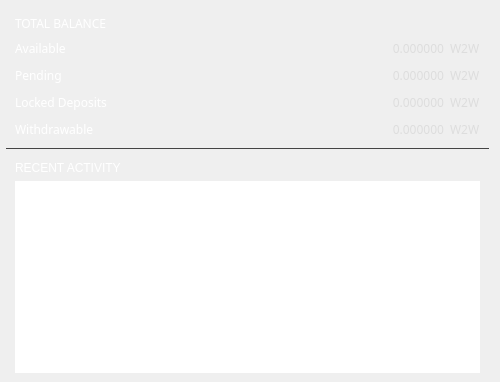
          <widget class="QGroupBox" name="groupBox_1">
           <property name="sizePolicy">
            <sizepolicy hsizetype="Preferred" vsizetype="Expanding">
             <horstretch>0</horstretch>
             <verstretch>0</verstretch>
            </sizepolicy>
           </property>
           <property name="minimumSize">
            <size>
             <width>500</width>
             <height>0</height>
            </size>
           </property>
           <property name="maximumSize">
            <size>
             <width>500</width>
             <height>16777215</height>
            </size>
           </property>
           <property name="styleSheet">
            <string notr="true">border: none;
padding: 0px;</string>
           </property>
           <layout class="QVBoxLayout" name="verticalLayout_4">
            <property name="leftMargin">
             <number>6</number>
            </property>
            <property name="topMargin">
             <number>6</number>
            </property>
            <property name="bottomMargin">
             <number>0</number>
            </property>
            <item>
             <widget class="QGroupBox" name="ov_fundsBox">
              <property name="sizePolicy">
               <sizepolicy hsizetype="Preferred" vsizetype="Preferred">
                <horstretch>0</horstretch>
                <verstretch>0</verstretch>
               </sizepolicy>
              </property>
              <property name="styleSheet">
               <string notr="true">border-bottom: 1px solid #444;</string>
              </property>
              <property name="title">
               <string/>
              </property>
              <layout class="QGridLayout" name="gridLayout_4">
               <item row="3" column="0">
                <widget class="QLabel" name="label_pending">
                 <property name="sizePolicy">
                  <sizepolicy hsizetype="Expanding" vsizetype="Preferred">
                   <horstretch>0</horstretch>
                   <verstretch>0</verstretch>
                  </sizepolicy>
                 </property>
                 <property name="minimumSize">
                  <size>
                   <width>0</width>
                   <height>21</height>
                  </size>
                 </property>
                 <property name="font">
                  <font>
                   <family>Poppins</family>
                  </font>
                 </property>
                 <property name="styleSheet">
                  <string notr="true">color: #fff;
            background: transparent;
            
            
            border: none;
</string>
                 </property>
                 <property name="text">
                  <string>Pending</string>
                 </property>
                </widget>
               </item>
               <item row="4" column="2">
                <widget class="QLabel" name="m_tickerLabel2">
                 <property name="sizePolicy">
                  <sizepolicy hsizetype="Preferred" vsizetype="Preferred">
                   <horstretch>0</horstretch>
                   <verstretch>0</verstretch>
                  </sizepolicy>
                 </property>
                 <property name="minimumSize">
                  <size>
                   <width>0</width>
                   <height>21</height>
                  </size>
                 </property>
                 <property name="font">
                  <font>
                   <family>Poppins</family>
                  </font>
                 </property>
                 <property name="styleSheet">
                  <string notr="true">color: #ddd;
            background: transparent;
            
            
            border: none;</string>
                 </property>
                 <property name="text">
                  <string notr="true">W2W</string>
                 </property>
                </widget>
               </item>
               <item row="2" column="0">
                <widget class="QLabel" name="label_available">
                 <property name="sizePolicy">
                  <sizepolicy hsizetype="Expanding" vsizetype="Preferred">
                   <horstretch>0</horstretch>
                   <verstretch>0</verstretch>
                  </sizepolicy>
                 </property>
                 <property name="minimumSize">
                  <size>
                   <width>0</width>
                   <height>21</height>
                  </size>
                 </property>
                 <property name="font">
                  <font>
                   <family>Poppins</family>
                  </font>
                 </property>
                 <property name="styleSheet">
                  <string notr="true">color: #fff;
            background: transparent;
            
            
            border: none;
</string>
                 </property>
                 <property name="text">
                  <string>Available</string>
                 </property>
                </widget>
               </item>
               <item row="0" column="0" colspan="2">
                <widget class="QLabel" name="title_totalBalance">
                 <property name="minimumSize">
                  <size>
                   <width>250</width>
                   <height>0</height>
                  </size>
                 </property>
                 <property name="maximumSize">
                  <size>
                   <width>250</width>
                   <height>16777215</height>
                  </size>
                 </property>
                 <property name="font">
                  <font>
                   <family>Poppins</family>
                  </font>
                 </property>
                 <property name="styleSheet">
                  <string notr="true">color: #fff;
            background: transparent;
            
            
            border: none;
            text-align: left;
            </string>
                 </property>
                 <property name="text">
                  <string>TOTAL BALANCE</string>
                 </property>
                </widget>
               </item>
               <item row="5" column="1">
                <widget class="QLabel" name="m_unlockedDeposits">
                 <property name="minimumSize">
                  <size>
                   <width>0</width>
                   <height>21</height>
                  </size>
                 </property>
                 <property name="font">
                  <font>
                   <family>Poppins</family>
                  </font>
                 </property>
                 <property name="styleSheet">
                  <string notr="true">color: #ddd;
            background: transparent;
            
            
            border: none;</string>
                 </property>
                 <property name="text">
                  <string notr="true">0.000000</string>
                 </property>
                 <property name="alignment">
                  <set>Qt::AlignRight|Qt::AlignTrailing|Qt::AlignVCenter</set>
                 </property>
                </widget>
               </item>
               <item row="5" column="2">
                <widget class="QLabel" name="m_tickerLabel4">
                 <property name="sizePolicy">
                  <sizepolicy hsizetype="Preferred" vsizetype="Preferred">
                   <horstretch>0</horstretch>
                   <verstretch>0</verstretch>
                  </sizepolicy>
                 </property>
                 <property name="minimumSize">
                  <size>
                   <width>0</width>
                   <height>21</height>
                  </size>
                 </property>
                 <property name="font">
                  <font>
                   <family>Poppins</family>
                  </font>
                 </property>
                 <property name="styleSheet">
                  <string notr="true">color: #ddd;
            background: transparent;
            
            
            border: none;</string>
                 </property>
                 <property name="text">
                  <string notr="true">W2W</string>
                 </property>
                </widget>
               </item>
               <item row="3" column="1">
                <widget class="QLabel" name="m_lockedBalance">
                 <property name="minimumSize">
                  <size>
                   <width>0</width>
                   <height>21</height>
                  </size>
                 </property>
                 <property name="font">
                  <font>
                   <family>Poppins</family>
                  </font>
                 </property>
                 <property name="styleSheet">
                  <string notr="true">color: #ddd;
            background: transparent;
            
            
            border: none;</string>
                 </property>
                 <property name="text">
                  <string notr="true">0.000000</string>
                 </property>
                 <property name="alignment">
                  <set>Qt::AlignRight|Qt::AlignTrailing|Qt::AlignVCenter</set>
                 </property>
                </widget>
               </item>
               <item row="2" column="2">
                <widget class="QLabel" name="m_tickerLabel1">
                 <property name="sizePolicy">
                  <sizepolicy hsizetype="Preferred" vsizetype="Preferred">
                   <horstretch>0</horstretch>
                   <verstretch>0</verstretch>
                  </sizepolicy>
                 </property>
                 <property name="minimumSize">
                  <size>
                   <width>0</width>
                   <height>21</height>
                  </size>
                 </property>
                 <property name="font">
                  <font>
                   <family>Poppins</family>
                  </font>
                 </property>
                 <property name="styleSheet">
                  <string notr="true">color: #ddd;
            background: transparent;
            
            
            border: none;</string>
                 </property>
                 <property name="text">
                  <string notr="true">W2W</string>
                 </property>
                </widget>
               </item>
               <item row="5" column="0">
                <widget class="QLabel" name="m_depositsUnlockedTitle">
                 <property name="sizePolicy">
                  <sizepolicy hsizetype="Expanding" vsizetype="Preferred">
                   <horstretch>0</horstretch>
                   <verstretch>0</verstretch>
                  </sizepolicy>
                 </property>
                 <property name="minimumSize">
                  <size>
                   <width>0</width>
                   <height>21</height>
                  </size>
                 </property>
                 <property name="font">
                  <font>
                   <family>Poppins</family>
                  </font>
                 </property>
                 <property name="styleSheet">
                  <string notr="true">color: #fff;
            background: transparent;
            
            
            border: none;
</string>
                 </property>
                 <property name="text">
                  <string>Withdrawable</string>
                 </property>
                </widget>
               </item>
               <item row="3" column="2">
                <widget class="QLabel" name="m_tickerLabel1_2">
                 <property name="sizePolicy">
                  <sizepolicy hsizetype="Preferred" vsizetype="Preferred">
                   <horstretch>0</horstretch>
                   <verstretch>0</verstretch>
                  </sizepolicy>
                 </property>
                 <property name="minimumSize">
                  <size>
                   <width>0</width>
                   <height>21</height>
                  </size>
                 </property>
                 <property name="font">
                  <font>
                   <family>Poppins</family>
                  </font>
                 </property>
                 <property name="styleSheet">
                  <string notr="true">color: #ddd;
            background: transparent;
            
            
            border: none;</string>
                 </property>
                 <property name="text">
                  <string notr="true">W2W</string>
                 </property>
                </widget>
               </item>
               <item row="2" column="1">
                <widget class="QLabel" name="m_actualBalanceLabel">
                 <property name="minimumSize">
                  <size>
                   <width>0</width>
                   <height>21</height>
                  </size>
                 </property>
                 <property name="font">
                  <font>
                   <family>Poppins</family>
                  </font>
                 </property>
                 <property name="styleSheet">
                  <string notr="true">color: #ddd;
            background: transparent;
            
            
            border: none;</string>
                 </property>
                 <property name="text">
                  <string notr="true">0.000000</string>
                 </property>
                 <property name="alignment">
                  <set>Qt::AlignRight|Qt::AlignTrailing|Qt::AlignVCenter</set>
                 </property>
                </widget>
               </item>
               <item row="4" column="0">
                <widget class="QLabel" name="label_lockedDeposits">
                 <property name="sizePolicy">
                  <sizepolicy hsizetype="Expanding" vsizetype="Preferred">
                   <horstretch>0</horstretch>
                   <verstretch>0</verstretch>
                  </sizepolicy>
                 </property>
                 <property name="minimumSize">
                  <size>
                   <width>0</width>
                   <height>21</height>
                  </size>
                 </property>
                 <property name="font">
                  <font>
                   <family>Poppins</family>
                  </font>
                 </property>
                 <property name="styleSheet">
                  <string notr="true">color: #fff;
            background: transparent;
            
            
            border: none;
</string>
                 </property>
                 <property name="text">
                  <string>Locked Deposits</string>
                 </property>
                </widget>
               </item>
               <item row="4" column="1">
                <widget class="QLabel" name="m_lockedDeposits">
                 <property name="minimumSize">
                  <size>
                   <width>0</width>
                   <height>21</height>
                  </size>
                 </property>
                 <property name="font">
                  <font>
                   <family>Poppins</family>
                  </font>
                 </property>
                 <property name="styleSheet">
                  <string notr="true">color: #ddd;
            background: transparent;
            
            
            border: none;</string>
                 </property>
                 <property name="text">
                  <string notr="true">0.000000</string>
                 </property>
                 <property name="alignment">
                  <set>Qt::AlignRight|Qt::AlignTrailing|Qt::AlignVCenter</set>
                 </property>
                </widget>
               </item>
              </layout>
             </widget>
            </item>
            <item>
             <widget class="QGroupBox" name="ov_recentBox">
              <property name="sizePolicy">
               <sizepolicy hsizetype="Preferred" vsizetype="Expanding">
                <horstretch>0</horstretch>
                <verstretch>0</verstretch>
               </sizepolicy>
              </property>
              <property name="minimumSize">
               <size>
                <width>175</width>
                <height>0</height>
               </size>
              </property>
              <property name="styleSheet">
               <string notr="true"/>
              </property>
              <property name="title">
               <string/>
              </property>
              <layout class="QGridLayout" name="gridLayout_13">
               <property name="topMargin">
                <number>6</number>
               </property>
               <item row="0" column="0">
                <widget class="QLabel" name="title_recent">
                 <property name="styleSheet">
                  <string notr="true">color: #fff;
            background: transparent;
            
            
            border: none;
            text-align: left;
            </string>
                 </property>
                 <property name="text">
                  <string>RECENT ACTIVITY</string>
                 </property>
                </widget>
               </item>
               <item row="1" column="0">
                <widget class="QTreeView" name="m_recentTransactionsView">
                 <property name="sizePolicy">
                  <sizepolicy hsizetype="Preferred" vsizetype="Expanding">
                   <horstretch>0</horstretch>
                   <verstretch>0</verstretch>
                  </sizepolicy>
                 </property>
                 <property name="minimumSize">
                  <size>
                   <width>311</width>
                   <height>3</height>
                  </size>
                 </property>
                 <property name="maximumSize">
                  <size>
                   <width>16777215</width>
                   <height>16777215</height>
                  </size>
                 </property>
                 <property name="font">
                  <font>
                   <family>Poppins</family>
                   <pointsize>10</pointsize>
                  </font>
                 </property>
                 <property name="focusPolicy">
                  <enum>Qt::NoFocus</enum>
                 </property>
                 <property name="styleSheet">
                  <string notr="true">border: none;
font-size: 10pt;</string>
                 </property>
                 <property name="frameShape">
                  <enum>QFrame::NoFrame</enum>
                 </property>
                 <property name="verticalScrollBarPolicy">
                  <enum>Qt::ScrollBarAlwaysOff</enum>
                 </property>
                 <property name="horizontalScrollBarPolicy">
                  <enum>Qt::ScrollBarAlwaysOff</enum>
                 </property>
                 <property name="autoScrollMargin">
                  <number>1</number>
                 </property>
                 <property name="editTriggers">
                  <set>QAbstractItemView::NoEditTriggers</set>
                 </property>
                 <property name="selectionMode">
                  <enum>QAbstractItemView::NoSelection</enum>
                 </property>
                 <property name="indentation">
                  <number>0</number>
                 </property>
                 <property name="rootIsDecorated">
                  <bool>false</bool>
                 </property>
                 <property name="uniformRowHeights">
                  <bool>true</bool>
                 </property>
                 <property name="itemsExpandable">
                  <bool>false</bool>
                 </property>
                 <property name="headerHidden">
                  <bool>true</bool>
                 </property>
                 <property name="expandsOnDoubleClick">
                  <bool>false</bool>
                 </property>
                </widget>
               </item>
              </layout>
             </widget>
            </item>
           </layout>
          </widget>
